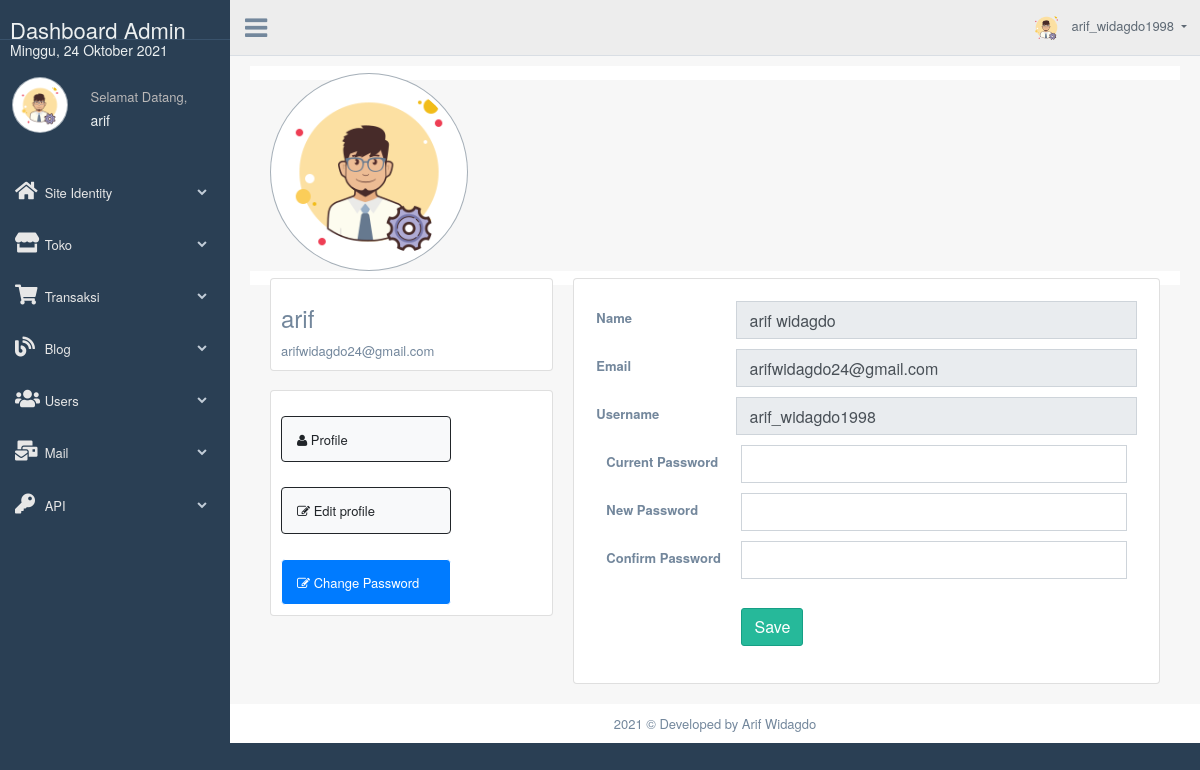
The app's page /20=gili=trawangan/changepassword.php (signed in) with its own data.
### tables this page shows
CREATE TABLE `users` (
  `id` int(11) NOT NULL,
  `fname` varchar(100) NOT NULL,
  `lname` varchar(50) NOT NULL,
  `username` varchar(50) NOT NULL,
  `email` varchar(100) NOT NULL,
  `password` varchar(200) NOT NULL,
  `image` varchar(255) NOT NULL,
  `bio` text NOT NULL,
  `role` tinyint(5) NOT NULL,
  `date` timestamp NOT NULL DEFAULT current_timestamp(),
  `alamat` text NOT NULL,
  `telepone` varchar(50) NOT NULL
);

### app/classes/Database.php (called while the page is built, shortened)
<?php
class Database{
    public static function db()
    {
        $link = mysqli_connect('localhost','root','','beehonest2');
        return $link;
    }
}

### app/classes/UserLogin.php (called while the page is built, shortened)
<?php
class UserLogin{
    public  static  function loginUserData($username){
        $sql = " SELECT * FROM `users` WHERE `username` = '$username' ";
        $res = mysqli_query(Database::db(),$sql);
        if($res){
            $data = mysqli_fetch_assoc($res);
            return $data;
        }else{
            return false;
        }
    }
}

### 20=gili=trawangan/changepassword.php (the view, shortened to what this page needs)
<!DOCTYPE html>
<html lang="en">
<head>
    <?php
   require_once ('Api/koneksi.php');
   require_once('header.php'); ?>
</head>
<body class="nav-md">
    <div class="container body">
        <div class="main_container">
            <?php
        require_once('sidebar.php');
        require_once('topNavigation.php');
        ?>
            <div class="right_col" role="main">
                <div class="row">
                    <div class="col-md-12 col-sm-12 ">
                        <div class="dashboard_graph">
                            <div class="col-md-4">
                                <img src="../uploads/<?= $userData['image']?>" class="img-circle profile_img"
                                    style=" margin:auto; text-align:center;">
                            </div>
                        </div>
                    </div>
                    <div class="col-md-12 col-sm-12 ">
                        <div class="dashboard_graph">
                            <div class="col-md-4">
                                <div class="card">
                                    <div class="profile_info">
                                        <h2>
                                            <?php
                                            $username = $_SESSION['username'];
                                            $query = mysqli_query($conn,"SELECT * FROM users WHERE username = '$username' ");
                                            while ($Nama_Lengkap=mysqli_fetch_array($query)) {
                                            echo '<h4>',$Nama_Lengkap['fname'],'</h4>';
                                            echo '<a>',$Nama_Lengkap['email'],'</a>';
                                            }
                                            ?>
                                        </h2>
                                    </div>
                                </div>
                                <br>
                                <div class="card">
                                    <div class="profile_info">
                                        <ul class="nav nav-pills nav-stacked">
                                            <li class="active nav-item"><a class="nav-link btn-light" href="profile.php"
                                                    style="width:170px; border:1px solid;"> <i class="fa fa-user"></i>
                                                    Profile</a></li>
                                            <li class="active nav-item"><a></a></li>
                                            <li class="nav-item"><a class="nav-link btn-light"
                                                    style="width:170px; border:1px solid;" href="editprofile.php"> <i
                                                        class="fa fa-edit"></i> Edit profile</a></li>
                                            <li class="active nav-item"><a></a></li>
                                            <li class="nav-item"><a class="nav-link btn-primary"
                                                    style="width:170px; border:1px solid;" href="changepassword.php"> <i
                                                        class="fa fa-edit"></i> Change Password</a></li>
                                        </ul>
                                    </div>
                                </div>
                            </div>
                            <div class="col-md-8">
                                <div class="card">
                                    <div class="card-body" style="border:none; padding: 22px; ">
                                        <div class="form-group row">
                                            <label for="inputEmail3" class="col-sm-3 col-form-label"><b>Name</b></label>
                                            <div class="col-sm-9">
                                            <input readonly type="text" class="form-control" id="f-name" placeholder=" " value="<?= $userData['fname']," ", $userData['lname'] ?>" name="fname">
                                            </div>
                                        </div>
                                        <div class="form-group row">
                                            <label for="inputEmail3"
                                                class="col-sm-3 col-form-label"><b>Email</b></label>
                                            <div class="col-sm-9">
                                            <input readonly type="text" name="email" class="form-control" id="email" placeholder=" " value="<?= $userData['email'] ?>">
                                            </div>
                                        </div>
                                        <div class="form-group row">
                                            <label for="inputEmail3"
                                                class="col-sm-3 col-form-label"><b>Username</b></label>
                                            <div class="col-sm-9">
                                            <input readonly type="text" class="form-control" id="mobile" name="username" placeholder=" " value="<?= $userData['username'] ?>">
                                            </div>
                                        </div>
                                        <form class="form-horizontal" role="form" action="action/crud/change-password.php" method="post" enctype="multipart/form-data">
                                        <div class="form-group row">
                                            <label for="inputEmail3"
                                                class="col-sm-3 col-form-label"><b>Current Password</b></label>
                                            <div class="col-sm-9">
                                            <input  type="password" class="form-control" id="mobile" name="password_lama" >
                                            </div>
                                        </div>
                                        <div class="form-group row">
                                            <label for="inputEmail3"
                                                class="col-sm-3 col-form-label"><b>New Password</b></label>
                                            <div class="col-sm-9">
                                            <input  type="password" class="form-control" id="mobile" name="password_baru" >
                                            </div>
                                        </div>
                                        <div class="form-group row">
                                            <label for="inputEmail3"
                                                class="col-sm-3 col-form-label"><b>Confirm Password</b></label>
                                            <div class="col-sm-9">
                                            <input  type="password" class="form-control" id="mobile" name="konf_password" >
                                            </div>
                                        </div>
                                        <br>
                                        <div class="form-group row">
                                            <label for="inputEmail3"
                                                class="col-sm-3 col-form-label"><b></b></label>
                                            <div class="col-sm-9">
                                            <input type="submit" class="btn btn-success" name="submit-change-password" value="Save"></input>
                                            </div>
                                        </div>
                                        </form>
                                    </div>
                                </div>
                            </div>
                        </div>
                    </div>
                </div>
                <br />
            </div>
        </div>
    </div>
    <?php require_once('footer.php'); ?>
</body>
</html>

### 20=gili=trawangan/sidebar.php (shortened to what this page needs)
<html>
<head>
  <?php
  require_once ('Api/koneksi.php');
  ?>
</head>
<body>
<div class="col-md-3 left_col">
  <div class="left_col scroll-view">
    <div class="navbar nav_title" style="border: 0;">
      <a href="index.php" class="site_title"> <span>Dashboard Admin</span></a>
      <a href="" class="site_date"><span></span></a>
    </div>
      <div class="profile clearfix">
        <div class="profile_pic">
          <img src="assets/images/admin.png" class="img-circle profile_img">
        </div>
        <div class="profile_info">
          <span>Selamat Datang,</span>
          <h2><?php
              $username = $_SESSION['username'];
              $query = mysqli_query($conn,"SELECT * FROM users WHERE username = '$username' ");
              while ($Nama_Lengkap=mysqli_fetch_array($query)) {
                  echo $Nama_Lengkap['fname'];
              }
              ?>
          </h2>
        </div>
      </div>
      <br />
    <div id="sidebar-menu" class="main_menu_side hidden-print main_menu">
      <div class="menu_section">
        <ul class="nav side-menu">
        <?php
        $role = $_SESSION['role'];
          $row=mysqli_fetch_array(mysqli_query($conn,"SELECT * from users  where role=$role "));
           if($row['role'] == 1){
              echo '
            <li><a ><i class="fas fa-home"></i> Site Identity <span class="fa fa-chevron-down"></span></a>
              <ul class="nav child_menu">
                  <li><a href="kelolaContentHome.php">Kelola Content</a></li>
                  <li><a href="manageAddress.php">Kelola Alamat</a></li>
                  <li><a href="managefaqs.php">FAQs</a></li>
              </ul>
            </li>
             <li> <a>  <i class="fas fa-store"></i> Toko<span class="fa fa-chevron-down"></span>  </a>
              <ul class="nav child_menu">
                <li><a href="manageCategory.php"> Kelola Kategori</a></li>
                <li><a href="kelolaMarketplace.php"> Kelola Marketplace</a></li>
                <li><a href="manageProductContent.php"> Kelola Produk</a></li>
                <li><a href="managemetodePembayaran.php"> Kelola Metode Pembayaran</a></li>
              </ul>
             </li>
             <li><a><i class="fas fa-shopping-cart"></i> Transaksi <span class="fa fa-chevron-down"></span></a>
              <ul class="nav child_menu">
                <li><a href="pembelian.php" > Data Pembelian</a></li>
                <li><a href="laporan_pembelian.php" > Laporan Pembelian</a></li>
              </ul>
            </li>
             <li><a><i class="fas fa-blog"></i> Blog <span class="fa fa-chevron-down"></span></a>
              <ul class="nav child_menu">
                <li><a href="managepost.php" > Post</a></li>
              </ul>
            </li>
            <li><a><i class="fas fa-users"></i> Users <span class="fa fa-chevron-down"></span></a>
              <ul class="nav child_menu">
                <li><a href="manageUsers.php" > Kelola Admin</a></li>
                <li><a href="managePelanggan.php" > Kelola Pelanggan</a></li>
              </ul>
            </li>
            <li><a><i class="fas fa-mail-bulk"></i> Mail <span class="fa fa-chevron-down"></span></a>
              <ul class="nav child_menu">
                <li><a href="inbox.php" > Inbox</a></li>
                <li><a href="sentmail.php" > Sent Mail</a></li>
                <li><a href="trash.php" > Trash</a></li>
              </ul>
            </li>
            <li><a><i class="fas fa-key"></i> API <span class="fa fa-chevron-down"></span></a>
              <ul class="nav child_menu">
                <li><a href="#" > API</a></li>
              </ul>
            </li>';
          }
        ?>
        </ul>
      </div>
    </div>
  </div>
</div>
</body>
</html>

### records on screen
users: fname "arif", image (picture), email "arifwidagdo24@gmail.com", fname "arif widagdo", username "arif_widagdo1998"

### other values on screen
$_SESSION['username'] "arif_widagdo1998"
